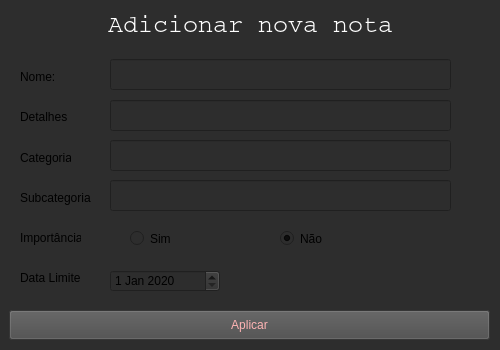
<?xml version="1.0" encoding="UTF-8"?>
<ui version="4.0">
 <class>MainWindow</class>
 <widget class="QMainWindow" name="MainWindow">
  <property name="geometry">
   <rect>
    <x>0</x>
    <y>0</y>
    <width>500</width>
    <height>350</height>
   </rect>
  </property>
  <property name="minimumSize">
   <size>
    <width>500</width>
    <height>350</height>
   </size>
  </property>
  <property name="maximumSize">
   <size>
    <width>500</width>
    <height>350</height>
   </size>
  </property>
  <property name="windowTitle">
   <string>MainWindow</string>
  </property>
  <property name="styleSheet">
   <string notr="true">background-color: rgb(45, 45, 45);</string>
  </property>
  <widget class="QWidget" name="centralwidget">
   <widget class="QLabel" name="label">
    <property name="geometry">
     <rect>
      <x>10</x>
      <y>10</y>
      <width>481</width>
      <height>31</height>
     </rect>
    </property>
    <property name="font">
     <font>
      <family>Courier</family>
      <pointsize>19</pointsize>
     </font>
    </property>
    <property name="styleSheet">
     <string notr="true">
color: rgb(255, 255, 255);</string>
    </property>
    <property name="text">
     <string>Adicionar nova nota</string>
    </property>
    <property name="textFormat">
     <enum>Qt::RichText</enum>
    </property>
    <property name="alignment">
     <set>Qt::AlignHCenter|Qt::AlignTop</set>
    </property>
   </widget>
   <widget class="QPushButton" name="aplicar">
    <property name="geometry">
     <rect>
      <x>9</x>
      <y>310</y>
      <width>481</width>
      <height>30</height>
     </rect>
    </property>
    <property name="styleSheet">
     <string notr="true">color: rgb(255, 180, 180);
background-color: rgb(75, 75, 75);</string>
    </property>
    <property name="text">
     <string>Aplicar</string>
    </property>
   </widget>
   <widget class="QLabel" name="label_2">
    <property name="geometry">
     <rect>
      <x>20</x>
      <y>70</y>
      <width>47</width>
      <height>13</height>
     </rect>
    </property>
    <property name="text">
     <string>Nome:</string>
    </property>
   </widget>
   <widget class="QLabel" name="label_3">
    <property name="geometry">
     <rect>
      <x>20</x>
      <y>110</y>
      <width>47</width>
      <height>13</height>
     </rect>
    </property>
    <property name="text">
     <string>Detalhes:</string>
    </property>
   </widget>
   <widget class="QLabel" name="label_4">
    <property name="geometry">
     <rect>
      <x>20</x>
      <y>150</y>
      <width>51</width>
      <height>16</height>
     </rect>
    </property>
    <property name="text">
     <string>Categoria:</string>
    </property>
   </widget>
   <widget class="QLabel" name="label_5">
    <property name="geometry">
     <rect>
      <x>20</x>
      <y>190</y>
      <width>71</width>
      <height>16</height>
     </rect>
    </property>
    <property name="text">
     <string>Subcategoria:</string>
    </property>
   </widget>
   <widget class="QLabel" name="label_6">
    <property name="geometry">
     <rect>
      <x>20</x>
      <y>230</y>
      <width>61</width>
      <height>16</height>
     </rect>
    </property>
    <property name="text">
     <string>Importância:</string>
    </property>
   </widget>
   <widget class="QLabel" name="label_7">
    <property name="geometry">
     <rect>
      <x>20</x>
      <y>270</y>
      <width>61</width>
      <height>16</height>
     </rect>
    </property>
    <property name="text">
     <string>Data Limite:</string>
    </property>
   </widget>
   <widget class="QDateEdit" name="datalimite">
    <property name="geometry">
     <rect>
      <x>110</x>
      <y>270</y>
      <width>110</width>
      <height>22</height>
     </rect>
    </property>
    <property name="date">
     <date>
      <year>2020</year>
      <month>1</month>
      <day>1</day>
     </date>
    </property>
   </widget>
   <widget class="QRadioButton" name="importante">
    <property name="geometry">
     <rect>
      <x>130</x>
      <y>230</y>
      <width>82</width>
      <height>17</height>
     </rect>
    </property>
    <property name="text">
     <string>Sim</string>
    </property>
   </widget>
   <widget class="QRadioButton" name="naoimportante">
    <property name="enabled">
     <bool>true</bool>
    </property>
    <property name="geometry">
     <rect>
      <x>280</x>
      <y>230</y>
      <width>82</width>
      <height>17</height>
     </rect>
    </property>
    <property name="toolTipDuration">
     <number>2</number>
    </property>
    <property name="autoFillBackground">
     <bool>false</bool>
    </property>
    <property name="text">
     <string>Não</string>
    </property>
    <property name="checked">
     <bool>true</bool>
    </property>
   </widget>
   <widget class="QLineEdit" name="nome">
    <property name="geometry">
     <rect>
      <x>110</x>
      <y>59</y>
      <width>341</width>
      <height>31</height>
     </rect>
    </property>
    <property name="text">
     <string/>
    </property>
   </widget>
   <widget class="QLineEdit" name="detalhes">
    <property name="geometry">
     <rect>
      <x>110</x>
      <y>100</y>
      <width>341</width>
      <height>31</height>
     </rect>
    </property>
    <property name="text">
     <string/>
    </property>
   </widget>
   <widget class="QLineEdit" name="categoria">
    <property name="geometry">
     <rect>
      <x>110</x>
      <y>140</y>
      <width>341</width>
      <height>31</height>
     </rect>
    </property>
    <property name="text">
     <string/>
    </property>
   </widget>
   <widget class="QLineEdit" name="subcategoria">
    <property name="geometry">
     <rect>
      <x>110</x>
      <y>180</y>
      <width>341</width>
      <height>31</height>
     </rect>
    </property>
    <property name="text">
     <string/>
    </property>
   </widget>
  </widget>
 </widget>
 <resources/>
 <connections/>
</ui>
